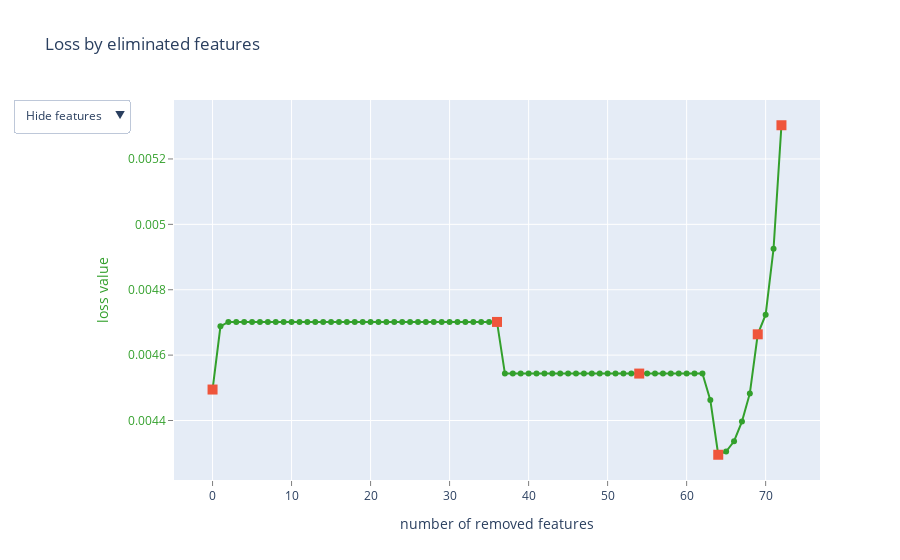

The code cell stored with this chart in its notebook:
### Code cell
%%time

# выполняем отбор признаков
shap_summary = catboost_select_features(
    algorithm=EFeaturesSelectionAlgorithm.RecursiveByShapValues, 
    steps=5
)

### Figure 1 — Plotly figure (JSON) as saved in the notebook; plotly's stock layout.template omitted (floating-point values rounded to 4 significant figures)
{"data": [{"line": {"color": "rgb(51,160,44)"}, "mode": "lines+markers", "name": "", "text": ["", "cnt_users_per_day", "daily_attendance_index", "gate_id", "day_of_month", "hour", "gate_id_lag_1", "total_minutes", "total_seconds", "day_of_week", "time_of_day", "is_month_start", "is_month_end", "pass_cnt_per_day", "daily_gate_pass_count", "probability_gate_id", "nunique_gate_per_day", "working_time_per_day", "entrance_gate_id", "exit_gate_id", "most_frequent_route_per_day_of_week", "gate_id_1", "sec_btw_lag_1", "repeat_gate_4s", "repeat_gate_ge_5s", "cnt_repeat_gate_1s", "cnt_repeat_gate_2s", "cnt_repeat_gate_4s", "cnt_repeat_gate_ge_5s", "route", "cumtime_per_day", "cumtime_at_route_per_day", "most_frequent_gate_per_day", "most_frequent_gate_per_week", "most_frequent_route_per_day", "most_frequent_route_per_week", "most_frequent_exit_gate_per_week", "entry_time", "cnt_repeat_gate_3s", "most_frequent_entrance_gate_per_week", "weekly_route_avg_time", "route_avg_time", "daily_workload_index", "sec_btw_1", "gate_id_lag_2", "gate_id_2", "sec_btw_lag_2", "sec_btw_2", "gate_id_lag_3", "gate_id_3", "sec_btw_lag_3", "sec_btw_3", "gate_id_lag_4", "gate_id_4", "sec_btw_lag_4", "sec_btw_4", "gate_id_lag_5", "gate_id_5", "sec_btw_lag_5", "repeat_gate_2s", "repeat_gate_3s", "sec_btw_5", "repeat_gate_1s", "nunique_gate_per_week", "cnt_days_per_week", "nunique_route_per_week", "cnt_users_per_week", "is_weekend", "most_frequent_gate_per_day_of_week", "working_time_per_week", "nunique_gate_per_day_of_week", "avg_pass_count_per_day_of_week", "nunique_route_per_day_of_week"], "type": "scatter", "x": [0, 1, 2, 3, 4, 5, 6, 7, 8, 9, 10, 11, 12, 13, 14, 15, 16, 17, 18, 19, 20, 21, 22, 23, 24, 25, 26, 27, 28, 29, 30, 31, 32, 33, 34, 35, 36, 37, 38, 39, 40, 41, 42, 43, 44, 45, 46, 47, 48, 49, 50, 51, 52, 53, 54, 55, 56, 57, 58, 59, 60, 61, 62, 63, 64, 65, 66, 67, 68, 69, 70, 71, 72], "y": [0.004495, 0.004688, 0.004701, 0.004701, 0.004701, 0.004701, 0.004701, 0.004701, 0.004701, 0.004701, 0.004701, 0.004701, 0.004701, 0.004701, 0.004701, 0.004701, 0.004701, 0.004701, 0.004701, 0.004701, 0.004701, 0.004701, 0.004701, 0.004701, 0.004701, 0.004701, 0.004701, 0.004701, 0.004701, 0.004701, 0.004701, 0.004701, 0.004701, 0.004701, 0.004701, 0.004701, 0.004701, 0.004544, 0.004544, 0.004544, 0.004544, 0.004544, 0.004544, 0.004544, 0.004544, 0.004544, 0.004544, 0.004544, 0.004544, 0.004544, 0.004544, 0.004544, 0.004544, 0.004544, 0.004544, 0.004544, 0.004544, 0.004544, 0.004544, 0.004544, 0.004544, 0.004544, 0.004544, 0.004462, 0.004295, 0.004305, 0.004337, 0.004397, 0.004483, 0.004664, 0.004724, 0.004925, 0.005303]}, {"marker": {"size": 10, "symbol": "square"}, "mode": "markers", "name": "", "text": ["", "most_frequent_exit_gate_per_week", "sec_btw_lag_4", "cnt_days_per_week", "working_time_per_week", "nunique_route_per_day_of_week"], "type": "scatter", "x": [0, 36, 54, 64, 69, 72], "y": [0.004495, 0.004701, 0.004544, 0.004295, 0.004664, 0.005303]}, {"mode": "text", "name": "", "text": ["", "13", "15", "0", "1", "2", "30", "3", "4", "5", "7", "8", "9", "10", "11", "12", "17", "23", "24", "25", "70", "31", "32", "53", "54", "55", "56", "58", "59", "60", "61", "62", "63", "64", "65", "66", "68", "22", "57", "67", "71", "72", "27", "33", "34", "35", "36", "37", "38", "39", "40", "41", "42", "43", "44", "45", "46", "47", "48", "51", "52", "49", "50", "18", "16", "73", "14", "6", "69", "26", "19", "20", "74"], "textfont": {"color": "rgb(51,160,44)", "family": "sans serif", "size": 18}, "textposition": "bottom center", "type": "scatter", "visible": false, "x": [0, 1, 2, 3, 4, 5, 6, 7, 8, 9, 10, 11, 12, 13, 14, 15, 16, 17, 18, 19, 20, 21, 22, 23, 24, 25, 26, 27, 28, 29, 30, 31, 32, 33, 34, 35, 36, 37, 38, 39, 40, 41, 42, 43, 44, 45, 46, 47, 48, 49, 50, 51, 52, 53, 54, 55, 56, 57, 58, 59, 60, 61, 62, 63, 64, 65, 66, 67, 68, 69, 70, 71, 72], "y": [0.004495, 0.004688, 0.004701, 0.004701, 0.004701, 0.004701, 0.004701, 0.004701, 0.004701, 0.004701, 0.004701, 0.004701, 0.004701, 0.004701, 0.004701, 0.004701, 0.004701, 0.004701, 0.004701, 0.004701, 0.004701, 0.004701, 0.004701, 0.004701, 0.004701, 0.004701, 0.004701, 0.004701, 0.004701, 0.004701, 0.004701, 0.004701, 0.004701, 0.004701, 0.004701, 0.004701, 0.004701, 0.004544, 0.004544, 0.004544, 0.004544, 0.004544, 0.004544, 0.004544, 0.004544, 0.004544, 0.004544, 0.004544, 0.004544, 0.004544, 0.004544, 0.004544, 0.004544, 0.004544, 0.004544, 0.004544, 0.004544, 0.004544, 0.004544, 0.004544, 0.004544, 0.004544, 0.004544, 0.004462, 0.004295, 0.004305, 0.004337, 0.004397, 0.004483, 0.004664, 0.004724, 0.004925, 0.005303]}, {"mode": "text", "name": "", "text": ["", "cnt_users_per_day", "daily_attendance_index", "gate_id", "day_of_month", "hour", "gate_id_lag_1", "total_minutes", "total_seconds", "day_of_week", "time_of_day", "is_month_start", "is_month_end", "pass_cnt_per_day", "daily_gate_pass_count", "probability_gate_id", "nunique_gate_per_day", "working_time_per_day", "entrance_gate_id", "exit_gate_id", "most_frequent_route_per_day_of_week", "gate_id_1", "sec_btw_lag_1", "repeat_gate_4s", "repeat_gate_ge_5s", "cnt_repeat_gate_1s", "cnt_repeat_gate_2s", "cnt_repeat_gate_4s", "cnt_repeat_gate_ge_5s", "route", "cumtime_per_day", "cumtime_at_route_per_day", "most_frequent_gate_per_day", "most_frequent_gate_per_week", "most_frequent_route_per_day", "most_frequent_route_per_week", "most_frequent_exit_gate_per_week", "entry_time", "cnt_repeat_gate_3s", "most_frequent_entrance_gate_per_week", "weekly_route_avg_time", "route_avg_time", "daily_workload_index", "sec_btw_1", "gate_id_lag_2", "gate_id_2", "sec_btw_lag_2", "sec_btw_2", "gate_id_lag_3", "gate_id_3", "sec_btw_lag_3", "sec_btw_3", "gate_id_lag_4", "gate_id_4", "sec_btw_lag_4", "sec_btw_4", "gate_id_lag_5", "gate_id_5", "sec_btw_lag_5", "repeat_gate_2s", "repeat_gate_3s", "sec_btw_5", "repeat_gate_1s", "nunique_gate_per_week", "cnt_days_per_week", "nunique_route_per_week", "cnt_users_per_week", "is_weekend", "most_frequent_gate_per_day_of_week", "working_time_per_week", "nunique_gate_per_day_of_week", "avg_pass_count_per_day_of_week", "nunique_route_per_day_of_week"], "textfont": {"color": "rgb(51,160,44)", "family": "sans serif", "size": 18}, "textposition": "bottom center", "type": "scatter", "visible": false, "x": [0, 1, 2, 3, 4, 5, 6, 7, 8, 9, 10, 11, 12, 13, 14, 15, 16, 17, 18, 19, 20, 21, 22, 23, 24, 25, 26, 27, 28, 29, 30, 31, 32, 33, 34, 35, 36, 37, 38, 39, 40, 41, 42, 43, 44, 45, 46, 47, 48, 49, 50, 51, 52, 53, 54, 55, 56, 57, 58, 59, 60, 61, 62, 63, 64, 65, 66, 67, 68, 69, 70, 71, 72], "y": [0.004495, 0.004688, 0.004701, 0.004701, 0.004701, 0.004701, 0.004701, 0.004701, 0.004701, 0.004701, 0.004701, 0.004701, 0.004701, 0.004701, 0.004701, 0.004701, 0.004701, 0.004701, 0.004701, 0.004701, 0.004701, 0.004701, 0.004701, 0.004701, 0.004701, 0.004701, 0.004701, 0.004701, 0.004701, 0.004701, 0.004701, 0.004701, 0.004701, 0.004701, 0.004701, 0.004701, 0.004701, 0.004544, 0.004544, 0.004544, 0.004544, 0.004544, 0.004544, 0.004544, 0.004544, 0.004544, 0.004544, 0.004544, 0.004544, 0.004544, 0.004544, 0.004544, 0.004544, 0.004544, 0.004544, 0.004544, 0.004544, 0.004544, 0.004544, 0.004544, 0.004544, 0.004544, 0.004544, 0.004462, 0.004295, 0.004305, 0.004337, 0.004397, 0.004483, 0.004664, 0.004724, 0.004925, 0.005303]}], "layout": {"showlegend": false, "title": {"text": "Loss by eliminated features"}, "updatemenus": [{"active": 0, "buttons": [{"args": [{"visible": [true, true, false, false]}], "label": "Hide features", "method": "update"}, {"args": [{"visible": [true, true, true, false]}], "label": "Show indices", "method": "update"}, {"args": [{"visible": [true, true, false, true]}], "label": "Show names", "method": "update"}], "pad": {"r": 10, "t": 10}, "showactive": true, "x": -0.25, "xanchor": "left", "y": 1.03, "yanchor": "top"}], "xaxis": {"gridcolor": "rgb(255,255,255)", "showgrid": true, "showline": false, "showticklabels": true, "tickcolor": "rgb(127,127,127)", "ticks": "outside", "title": {"text": "number of removed features"}, "zeroline": false}, "yaxis": {"gridcolor": "rgb(255,255,255)", "showgrid": true, "showline": false, "showticklabels": true, "tickcolor": "rgb(127,127,127)", "tickfont": {"color": "rgb(51,160,44)"}, "ticks": "outside", "title": {"font": {"color": "rgb(51,160,44)"}, "text": "loss value"}, "zeroline": false}}}
